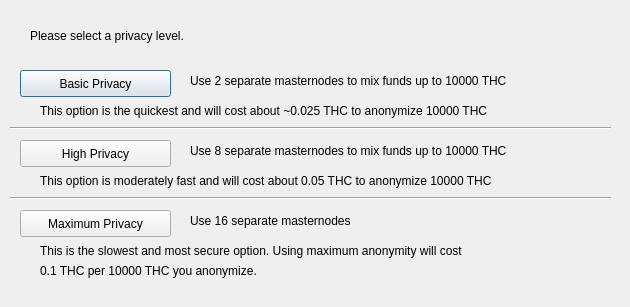
<?xml version="1.0" encoding="UTF-8"?>
<ui version="4.0">
 <class>ObfuscationConfig</class>
 <widget class="QDialog" name="ObfuscationConfig">
  <property name="geometry">
   <rect>
    <x>0</x>
    <y>0</y>
    <width>630</width>
    <height>307</height>
   </rect>
  </property>
  <property name="windowTitle">
   <string>Configure Obfuscation</string>
  </property>
  <widget class="QPushButton" name="buttonBasic">
   <property name="geometry">
    <rect>
     <x>20</x>
     <y>70</y>
     <width>151</width>
     <height>27</height>
    </rect>
   </property>
   <property name="text">
    <string>Basic Privacy</string>
   </property>
  </widget>
  <widget class="QPushButton" name="buttonHigh">
   <property name="geometry">
    <rect>
     <x>20</x>
     <y>140</y>
     <width>151</width>
     <height>27</height>
    </rect>
   </property>
   <property name="text">
    <string>High Privacy</string>
   </property>
  </widget>
  <widget class="QPushButton" name="buttonMax">
   <property name="geometry">
    <rect>
     <x>20</x>
     <y>210</y>
     <width>151</width>
     <height>27</height>
    </rect>
   </property>
   <property name="text">
    <string>Maximum Privacy</string>
   </property>
  </widget>
  <widget class="QLabel" name="label">
   <property name="geometry">
    <rect>
     <x>30</x>
     <y>20</y>
     <width>571</width>
     <height>31</height>
    </rect>
   </property>
   <property name="text">
    <string>Please select a privacy level.</string>
   </property>
  </widget>
  <widget class="QLabel" name="label_2">
   <property name="geometry">
    <rect>
     <x>190</x>
     <y>70</y>
     <width>421</width>
     <height>21</height>
    </rect>
   </property>
   <property name="text">
    <string>Use 2 separate masternodes to mix funds up to 10000 THC</string>
   </property>
  </widget>
  <widget class="QLabel" name="label_3">
   <property name="geometry">
    <rect>
     <x>190</x>
     <y>140</y>
     <width>411</width>
     <height>21</height>
    </rect>
   </property>
   <property name="text">
    <string>Use 8 separate masternodes to mix funds up to 10000 THC</string>
   </property>
  </widget>
  <widget class="QLabel" name="label_4">
   <property name="geometry">
    <rect>
     <x>190</x>
     <y>210</y>
     <width>421</width>
     <height>21</height>
    </rect>
   </property>
   <property name="text">
    <string>Use 16 separate masternodes</string>
   </property>
  </widget>
  <widget class="QLabel" name="label_6">
   <property name="geometry">
    <rect>
     <x>40</x>
     <y>100</y>
     <width>561</width>
     <height>21</height>
    </rect>
   </property>
   <property name="text">
    <string>This option is the quickest and will cost about ~0.025 THC to anonymize 10000 THC</string>
   </property>
  </widget>
  <widget class="QLabel" name="label_7">
   <property name="geometry">
    <rect>
     <x>40</x>
     <y>170</y>
     <width>561</width>
     <height>21</height>
    </rect>
   </property>
   <property name="text">
    <string>This option is moderately fast and will cost about 0.05 THC to anonymize 10000 THC</string>
   </property>
  </widget>
  <widget class="QLabel" name="label_8">
   <property name="geometry">
    <rect>
     <x>40</x>
     <y>240</y>
     <width>561</width>
     <height>21</height>
    </rect>
   </property>
   <property name="text">
    <string>This is the slowest and most secure option. Using maximum anonymity will cost</string>
   </property>
  </widget>
  <widget class="QLabel" name="label_9">
   <property name="geometry">
    <rect>
     <x>40</x>
     <y>260</y>
     <width>561</width>
     <height>21</height>
    </rect>
   </property>
   <property name="text">
    <string>0.1 THC per 10000 THC you anonymize.</string>
   </property>
  </widget>
  <widget class="Line" name="line">
   <property name="geometry">
    <rect>
     <x>10</x>
     <y>120</y>
     <width>601</width>
     <height>16</height>
    </rect>
   </property>
   <property name="orientation">
    <enum>Qt::Horizontal</enum>
   </property>
  </widget>
  <widget class="Line" name="line_2">
   <property name="geometry">
    <rect>
     <x>10</x>
     <y>190</y>
     <width>601</width>
     <height>16</height>
    </rect>
   </property>
   <property name="orientation">
    <enum>Qt::Horizontal</enum>
   </property>
  </widget>
 </widget>
 <resources/>
 <connections/>
</ui>
